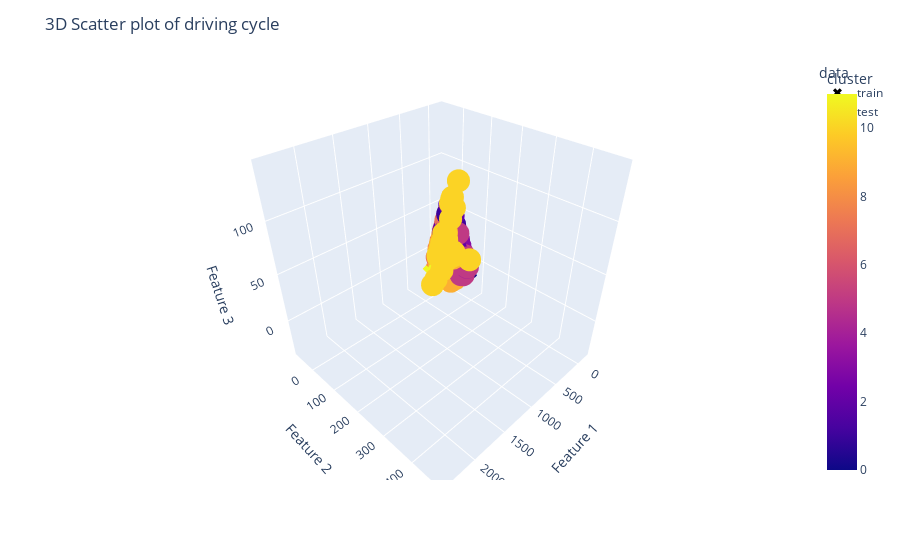

The notebook cell this image was saved under:
### Code cell
import plotly.express as px
  
df_train_pca['data']='train'
df_test_pca['data'] = 'test'

df_pca = pd.concat([df_train_pca,df_test_pca])

fig = px.scatter_3d(df_pca,x='PC1',y='PC2',z='PC3',color='cluster',symbol='data',
                    symbol_map={'train':'x','test':'circle'})
fig.update_layout(title='3D Scatter plot of driving cycle',
                  scene=dict(xaxis_title='Feature 1',yaxis_title='Feature 2', zaxis_title='Feature 3'))

fig.show()

### Figure 1 — Plotly figure (JSON) as saved in the notebook; plotly's stock layout.template omitted (floating-point values rounded to 4 significant figures; data arrays with more than 128 entries replaced by an {"elided": "..."} marker saying what was removed)
{"data": [{"hovertemplate": "data=train<br>PC1=%{x}<br>PC2=%{y}<br>PC3=%{z}<br>cluster=%{marker.color}<extra></extra>", "legendgroup": "train", "marker": {"color": [0, 1, 2, 3, 4, 5, 6, 7, 8, 9, 10, 11], "coloraxis": "coloraxis", "symbol": "x"}, "mode": "markers", "name": "train", "scene": "scene", "showlegend": true, "type": "scatter3d", "x": [-148.9, -62.07, 21.97, -107.7, -82.92, -40.85, -83.71, -38.6, -53.08, 38.99, 277.1, 279.9], "y": [44.13, -14.81, -7.817, 23.07, 26.27, 36.85, -42.45, -31.1, -36.75, -19.33, 33.31, -11.38], "z": [-12.99, 5.777, 28.79, -0.9452, 1.429, -0.9849, -1.374, 6.282, -12.56, -4.188, 8.808, -18.04]}, {"hovertemplate": "data=test<br>PC1=%{x}<br>PC2=%{y}<br>PC3=%{z}<br>cluster=%{marker.color}<extra></extra>", "legendgroup": "test", "marker": {"color": {"elided": "647 int values"}, "coloraxis": "coloraxis", "symbol": "circle"}, "mode": "markers", "name": "test", "scene": "scene", "showlegend": true, "type": "scatter3d", "x": {"elided": "647 float values"}, "y": {"elided": "647 float values"}, "z": {"elided": "647 float values"}}], "layout": {"coloraxis": {"colorbar": {"title": {"text": "cluster"}}, "colorscale": [[0, "#0d0887"], [0.1111, "#46039f"], [0.2222, "#7201a8"], [0.3333, "#9c179e"], [0.4444, "#bd3786"], [0.5556, "#d8576b"], [0.6667, "#ed7953"], [0.7778, "#fb9f3a"], [0.8889, "#fdca26"], [1, "#f0f921"]]}, "legend": {"title": {"text": "data"}, "tracegroupgap": 0}, "margin": {"t": 60}, "scene": {"domain": {"x": [0, 1], "y": [0, 1]}, "xaxis": {"title": {"text": "Feature 1"}}, "yaxis": {"title": {"text": "Feature 2"}}, "zaxis": {"title": {"text": "Feature 3"}}}, "title": {"text": "3D Scatter plot of driving cycle"}}}
